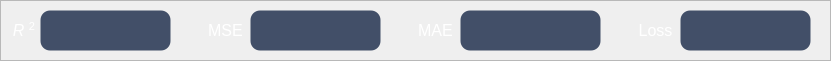
      <widget class="QFrame" name="frame_6">
       <property name="geometry">
        <rect>
         <x>20</x>
         <y>250</y>
         <width>831</width>
         <height>61</height>
        </rect>
       </property>
       <property name="styleSheet">
        <string notr="true">QFrame#frame_6 {
    background-color: #232936;
    border: 0px solid #4268a8;
    border-radius: 18px;
}</string>
       </property>
       <property name="frameShape">
        <enum>QFrame::Shape::StyledPanel</enum>
       </property>
       <property name="frameShadow">
        <enum>QFrame::Shadow::Raised</enum>
       </property>
       <widget class="QLabel" name="label_26">
        <property name="geometry">
         <rect>
          <x>10</x>
          <y>10</y>
          <width>31</width>
          <height>41</height>
         </rect>
        </property>
        <property name="font">
         <font>
          <family>Arial</family>
         </font>
        </property>
        <property name="styleSheet">
         <string notr="true">background:transparent;</string>
        </property>
        <property name="text">
         <string>&lt;html&gt;&lt;head/&gt;&lt;body&gt;&lt;p align=&quot;center&quot;&gt;&lt;span style=&quot; font-size:12pt; font-style:italic; color:#ffffff;&quot;&gt;R &lt;/span&gt;&lt;span style=&quot; font-size:12pt; color:#ffffff; vertical-align:super;&quot;&gt;2 &lt;/span&gt;&lt;/p&gt;&lt;/body&gt;&lt;/html&gt;</string>
        </property>
       </widget>
       <widget class="QLabel" name="label_27">
        <property name="geometry">
         <rect>
          <x>200</x>
          <y>10</y>
          <width>51</width>
          <height>41</height>
         </rect>
        </property>
        <property name="font">
         <font>
          <family>Arial</family>
         </font>
        </property>
        <property name="styleSheet">
         <string notr="true">background:transparent;</string>
        </property>
        <property name="text">
         <string>&lt;html&gt;&lt;head/&gt;&lt;body&gt;&lt;p align=&quot;center&quot;&gt;&lt;span style=&quot; font-size:12pt; color:#ffffff;&quot;&gt;MSE&lt;/span&gt;&lt;/p&gt;&lt;/body&gt;&lt;/html&gt;</string>
        </property>
       </widget>
       <widget class="QLabel" name="label_28">
        <property name="geometry">
         <rect>
          <x>410</x>
          <y>10</y>
          <width>51</width>
          <height>41</height>
         </rect>
        </property>
        <property name="font">
         <font>
          <family>Arial</family>
         </font>
        </property>
        <property name="styleSheet">
         <string notr="true">background:transparent;</string>
        </property>
        <property name="text">
         <string>&lt;html&gt;&lt;head/&gt;&lt;body&gt;&lt;p align=&quot;center&quot;&gt;&lt;span style=&quot; font-size:12pt; color:#ffffff;&quot;&gt;MAE&lt;/span&gt;&lt;/p&gt;&lt;/body&gt;&lt;/html&gt;</string>
        </property>
       </widget>
       <widget class="QPlainTextEdit" name="txt_dl_r2">
        <property name="geometry">
         <rect>
          <x>40</x>
          <y>10</y>
          <width>131</width>
          <height>41</height>
         </rect>
        </property>
        <property name="styleSheet">
         <string notr="true">QPlainTextEdit,
QTextEdit
{
	font: 12pt &quot;Arial&quot;;
	background-color: rgba(66, 79, 104, 1);
	border: 1px solid transparent;
	border-radius: 10px;
	font-size: 14px;
	color: rgb(255, 255, 255);
	padding: 6px 6px;                     
	selection-background-color: #3478e8;
	selection-color: #ffffff;
}

QPlainTextEdit:hover,
QTextEdit:hover
{	
	border: 1px solid #3478e8;}

QPlainTextEdit:focus,
QTextEdit:focus
{
	border: 1px solid #3478e8;
}

QPlainTextEdit:disabled,
QTextEdit:disabled
{
	background-color: #f6f7f9;
	color: #9498a0;
	border: 1px solid transparent;
}

QPlainTextEdit QScrollBar:vertical,
QTextEdit QScrollBar:vertical
{
	background: transparent;
	width: 10px;
	margin: 4px 2px 4px 0px;
	border: none;
}

QPlainTextEdit QScrollBar::handle:vertical,
QTextEdit QScrollBar::handle:vertical
{
	background: rgb(90, 105, 135);
	min-height: 24px;
	border-radius: 4px;
}

QPlainTextEdit QScrollBar::handle:vertical:hover,
QTextEdit QScrollBar::handle:vertical:hover
{
	background: rgb(120, 138, 172);
}

QPlainTextEdit QScrollBar::handle:vertical:pressed,
QTextEdit QScrollBar::handle:vertical:pressed
{
	background: #3478e8;
}

QPlainTextEdit QScrollBar::add-line:vertical,
QPlainTextEdit QScrollBar::sub-line:vertical,
QTextEdit QScrollBar::add-line:vertical,
QTextEdit QScrollBar::sub-line:vertical
{
	height: 0px;
	background: transparent;

width:0px;
border:none;}

QPlainTextEdit QScrollBar::add-page:vertical,
QPlainTextEdit QScrollBar::sub-page:vertical,
QTextEdit QScrollBar::add-page:vertical,
QTextEdit QScrollBar::sub-page:vertical
{
	background: transparent;
}

QPlainTextEdit QScrollBar:horizontal,
QTextEdit QScrollBar:horizontal
{
	background: transparent;
	height: 10px;
	margin: 0px 4px 2px 4px;
	border: none;
}

QPlainTextEdit QScrollBar::handle:horizontal,
QTextEdit QScrollBar::handle:horizontal
{
	background: rgb(90, 105, 135);
	min-width: 24px;
	border-radius: 4px;
}

QPlainTextEdit QScrollBar::handle:horizontal:hover,
QTextEdit QScrollBar::handle:horizontal:hover
{
	background: rgb(120, 138, 172);
}

QPlainTextEdit QScrollBar::handle:horizontal:pressed,
QTextEdit QScrollBar::handle:horizontal:pressed
{
	background: #3478e8;
}

QPlainTextEdit QScrollBar::add-line:horizontal,
QPlainTextEdit QScrollBar::sub-line:horizontal,
QTextEdit QScrollBar::add-line:horizontal,
QTextEdit QScrollBar::sub-line:horizontal
{
	width: 0px;
	background: transparent;

height:0px;
border:none;}

QPlainTextEdit QScrollBar::add-page:horizontal,
QPlainTextEdit QScrollBar::sub-page:horizontal,
QTextEdit QScrollBar::add-page:horizontal,
QTextEdit QScrollBar::sub-page:horizontal
{
	background: transparent;
}</string>
        </property>
       </widget>
       <widget class="QPlainTextEdit" name="txt_dl_mse">
        <property name="geometry">
         <rect>
          <x>250</x>
          <y>10</y>
          <width>131</width>
          <height>41</height>
         </rect>
        </property>
        <property name="styleSheet">
         <string notr="true">QPlainTextEdit,
QTextEdit
{
	font: 12pt &quot;Arial&quot;;
	background-color: rgba(66, 79, 104, 1);
	border: 1px solid transparent;
	border-radius: 10px;
	font-size: 14px;
	color: rgb(255, 255, 255);
	padding: 6px 6px;                     
	selection-background-color: #3478e8;
	selection-color: #ffffff;
}

QPlainTextEdit:hover,
QTextEdit:hover
{	
	border: 1px solid #3478e8;}

QPlainTextEdit:focus,
QTextEdit:focus
{
	border: 1px solid #3478e8;
}

QPlainTextEdit:disabled,
QTextEdit:disabled
{
	background-color: #f6f7f9;
	color: #9498a0;
	border: 1px solid transparent;
}

QPlainTextEdit QScrollBar:vertical,
QTextEdit QScrollBar:vertical
{
	background: transparent;
	width: 10px;
	margin: 4px 2px 4px 0px;
	border: none;
}

QPlainTextEdit QScrollBar::handle:vertical,
QTextEdit QScrollBar::handle:vertical
{
	background: rgb(90, 105, 135);
	min-height: 24px;
	border-radius: 4px;
}

QPlainTextEdit QScrollBar::handle:vertical:hover,
QTextEdit QScrollBar::handle:vertical:hover
{
	background: rgb(120, 138, 172);
}

QPlainTextEdit QScrollBar::handle:vertical:pressed,
QTextEdit QScrollBar::handle:vertical:pressed
{
	background: #3478e8;
}

QPlainTextEdit QScrollBar::add-line:vertical,
QPlainTextEdit QScrollBar::sub-line:vertical,
QTextEdit QScrollBar::add-line:vertical,
QTextEdit QScrollBar::sub-line:vertical
{
	height: 0px;
	background: transparent;

width:0px;
border:none;}

QPlainTextEdit QScrollBar::add-page:vertical,
QPlainTextEdit QScrollBar::sub-page:vertical,
QTextEdit QScrollBar::add-page:vertical,
QTextEdit QScrollBar::sub-page:vertical
{
	background: transparent;
}

QPlainTextEdit QScrollBar:horizontal,
QTextEdit QScrollBar:horizontal
{
	background: transparent;
	height: 10px;
	margin: 0px 4px 2px 4px;
	border: none;
}

QPlainTextEdit QScrollBar::handle:horizontal,
QTextEdit QScrollBar::handle:horizontal
{
	background: rgb(90, 105, 135);
	min-width: 24px;
	border-radius: 4px;
}

QPlainTextEdit QScrollBar::handle:horizontal:hover,
QTextEdit QScrollBar::handle:horizontal:hover
{
	background: rgb(120, 138, 172);
}

QPlainTextEdit QScrollBar::handle:horizontal:pressed,
QTextEdit QScrollBar::handle:horizontal:pressed
{
	background: #3478e8;
}

QPlainTextEdit QScrollBar::add-line:horizontal,
QPlainTextEdit QScrollBar::sub-line:horizontal,
QTextEdit QScrollBar::add-line:horizontal,
QTextEdit QScrollBar::sub-line:horizontal
{
	width: 0px;
	background: transparent;

height:0px;
border:none;}

QPlainTextEdit QScrollBar::add-page:horizontal,
QPlainTextEdit QScrollBar::sub-page:horizontal,
QTextEdit QScrollBar::add-page:horizontal,
QTextEdit QScrollBar::sub-page:horizontal
{
	background: transparent;
}</string>
        </property>
       </widget>
       <widget class="QPlainTextEdit" name="txt_dl_mae">
        <property name="geometry">
         <rect>
          <x>460</x>
          <y>10</y>
          <width>141</width>
          <height>41</height>
         </rect>
        </property>
        <property name="styleSheet">
         <string notr="true">QPlainTextEdit,
QTextEdit
{
	font: 12pt &quot;Arial&quot;;
	background-color: rgba(66, 79, 104, 1);
	border: 1px solid transparent;
	border-radius: 10px;
	font-size: 14px;
	color: rgb(255, 255, 255);
	padding: 6px 6px;                     
	selection-background-color: #3478e8;
	selection-color: #ffffff;
}

QPlainTextEdit:hover,
QTextEdit:hover
{	
	border: 1px solid #3478e8;}

QPlainTextEdit:focus,
QTextEdit:focus
{
	border: 1px solid #3478e8;
}

QPlainTextEdit:disabled,
QTextEdit:disabled
{
	background-color: #f6f7f9;
	color: #9498a0;
	border: 1px solid transparent;
}

QPlainTextEdit QScrollBar:vertical,
QTextEdit QScrollBar:vertical
{
	background: transparent;
	width: 10px;
	margin: 4px 2px 4px 0px;
	border: none;
}

QPlainTextEdit QScrollBar::handle:vertical,
QTextEdit QScrollBar::handle:vertical
{
	background: rgb(90, 105, 135);
	min-height: 24px;
	border-radius: 4px;
}

QPlainTextEdit QScrollBar::handle:vertical:hover,
QTextEdit QScrollBar::handle:vertical:hover
{
	background: rgb(120, 138, 172);
}

QPlainTextEdit QScrollBar::handle:vertical:pressed,
QTextEdit QScrollBar::handle:vertical:pressed
{
	background: #3478e8;
}

QPlainTextEdit QScrollBar::add-line:vertical,
QPlainTextEdit QScrollBar::sub-line:vertical,
QTextEdit QScrollBar::add-line:vertical,
QTextEdit QScrollBar::sub-line:vertical
{
	height: 0px;
	background: transparent;

width:0px;
border:none;}

QPlainTextEdit QScrollBar::add-page:vertical,
QPlainTextEdit QScrollBar::sub-page:vertical,
QTextEdit QScrollBar::add-page:vertical,
QTextEdit QScrollBar::sub-page:vertical
{
	background: transparent;
}

QPlainTextEdit QScrollBar:horizontal,
QTextEdit QScrollBar:horizontal
{
	background: transparent;
	height: 10px;
	margin: 0px 4px 2px 4px;
	border: none;
}

QPlainTextEdit QScrollBar::handle:horizontal,
QTextEdit QScrollBar::handle:horizontal
{
	background: rgb(90, 105, 135);
	min-width: 24px;
	border-radius: 4px;
}

QPlainTextEdit QScrollBar::handle:horizontal:hover,
QTextEdit QScrollBar::handle:horizontal:hover
{
	background: rgb(120, 138, 172);
}

QPlainTextEdit QScrollBar::handle:horizontal:pressed,
QTextEdit QScrollBar::handle:horizontal:pressed
{
	background: #3478e8;
}

QPlainTextEdit QScrollBar::add-line:horizontal,
QPlainTextEdit QScrollBar::sub-line:horizontal,
QTextEdit QScrollBar::add-line:horizontal,
QTextEdit QScrollBar::sub-line:horizontal
{
	width: 0px;
	background: transparent;

height:0px;
border:none;}

QPlainTextEdit QScrollBar::add-page:horizontal,
QPlainTextEdit QScrollBar::sub-page:horizontal,
QTextEdit QScrollBar::add-page:horizontal,
QTextEdit QScrollBar::sub-page:horizontal
{
	background: transparent;
}</string>
        </property>
       </widget>
       <widget class="QLabel" name="label_33">
        <property name="geometry">
         <rect>
          <x>630</x>
          <y>10</y>
          <width>51</width>
          <height>41</height>
         </rect>
        </property>
        <property name="font">
         <font>
          <family>Arial</family>
         </font>
        </property>
        <property name="styleSheet">
         <string notr="true">background:transparent;</string>
        </property>
        <property name="text">
         <string>&lt;html&gt;&lt;head/&gt;&lt;body&gt;&lt;p align=&quot;center&quot;&gt;&lt;span style=&quot; font-size:12pt; color:#ffffff;&quot;&gt;Loss&lt;/span&gt;&lt;/p&gt;&lt;/body&gt;&lt;/html&gt;</string>
        </property>
       </widget>
       <widget class="QPlainTextEdit" name="txt_dl_loss">
        <property name="geometry">
         <rect>
          <x>680</x>
          <y>10</y>
          <width>131</width>
          <height>41</height>
         </rect>
        </property>
        <property name="styleSheet">
         <string notr="true">QPlainTextEdit,
QTextEdit
{
	font: 12pt &quot;Arial&quot;;
	background-color: rgba(66, 79, 104, 1);
	border: 1px solid transparent;
	border-radius: 10px;
	font-size: 14px;
	color: rgb(255, 255, 255);
	padding: 6px 6px;                     
	selection-background-color: #3478e8;
	selection-color: #ffffff;
}

QPlainTextEdit:hover,
QTextEdit:hover
{	
	border: 1px solid #3478e8;}

QPlainTextEdit:focus,
QTextEdit:focus
{
	border: 1px solid #3478e8;
}

QPlainTextEdit:disabled,
QTextEdit:disabled
{
	background-color: #f6f7f9;
	color: #9498a0;
	border: 1px solid transparent;
}

QPlainTextEdit QScrollBar:vertical,
QTextEdit QScrollBar:vertical
{
	background: transparent;
	width: 10px;
	margin: 4px 2px 4px 0px;
	border: none;
}

QPlainTextEdit QScrollBar::handle:vertical,
QTextEdit QScrollBar::handle:vertical
{
	background: rgb(90, 105, 135);
	min-height: 24px;
	border-radius: 4px;
}

QPlainTextEdit QScrollBar::handle:vertical:hover,
QTextEdit QScrollBar::handle:vertical:hover
{
	background: rgb(120, 138, 172);
}

QPlainTextEdit QScrollBar::handle:vertical:pressed,
QTextEdit QScrollBar::handle:vertical:pressed
{
	background: #3478e8;
}

QPlainTextEdit QScrollBar::add-line:vertical,
QPlainTextEdit QScrollBar::sub-line:vertical,
QTextEdit QScrollBar::add-line:vertical,
QTextEdit QScrollBar::sub-line:vertical
{
	height: 0px;
	background: transparent;

width:0px;
border:none;}

QPlainTextEdit QScrollBar::add-page:vertical,
QPlainTextEdit QScrollBar::sub-page:vertical,
QTextEdit QScrollBar::add-page:vertical,
QTextEdit QScrollBar::sub-page:vertical
{
	background: transparent;
}

QPlainTextEdit QScrollBar:horizontal,
QTextEdit QScrollBar:horizontal
{
	background: transparent;
	height: 10px;
	margin: 0px 4px 2px 4px;
	border: none;
}

QPlainTextEdit QScrollBar::handle:horizontal,
QTextEdit QScrollBar::handle:horizontal
{
	background: rgb(90, 105, 135);
	min-width: 24px;
	border-radius: 4px;
}

QPlainTextEdit QScrollBar::handle:horizontal:hover,
QTextEdit QScrollBar::handle:horizontal:hover
{
	background: rgb(120, 138, 172);
}

QPlainTextEdit QScrollBar::handle:horizontal:pressed,
QTextEdit QScrollBar::handle:horizontal:pressed
{
	background: #3478e8;
}

QPlainTextEdit QScrollBar::add-line:horizontal,
QPlainTextEdit QScrollBar::sub-line:horizontal,
QTextEdit QScrollBar::add-line:horizontal,
QTextEdit QScrollBar::sub-line:horizontal
{
	width: 0px;
	background: transparent;

height:0px;
border:none;}

QPlainTextEdit QScrollBar::add-page:horizontal,
QPlainTextEdit QScrollBar::sub-page:horizontal,
QTextEdit QScrollBar::add-page:horizontal,
QTextEdit QScrollBar::sub-page:horizontal
{
	background: transparent;
}</string>
        </property>
       </widget>
      </widget>
